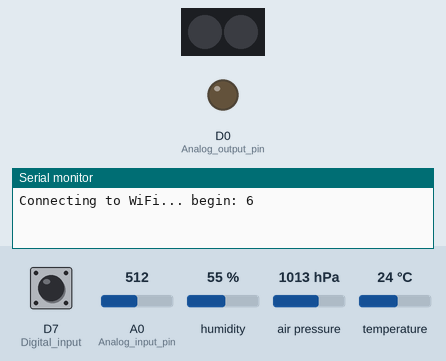
Recording of a sketch running on a simulated ESP8266 (NodeMCU). Shown: 2 RGB LEDs in strip order, left to right, output pins drawn as LEDs (lit = HIGH), the last lines printed to the serial monitor. Inputs (shaded band) come from the test bench; at power-on: D7 (Digital_input) HIGH, A0 (Analog_input_pin) = 512, humidity 55 %, air pressure 1013 hPa, temperature 24 °C. Dim RGB values are drawn brighter than linear; WiFi joins after 1.5 s; servers stay silent unless stated; no MQTT or app messages arrive unless stated.

Above: at 0.1 s.
At 3.2 s:
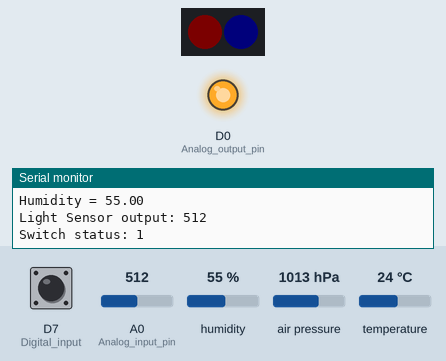
3.3 s: D7 (Digital_input) pulled LOW for 2.35 s
At 4.4 s:
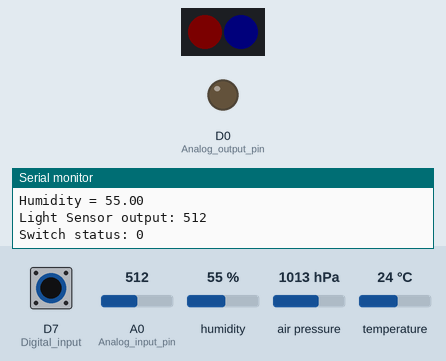
Timing chart, 0 to 7.6 s (numbered marks = the images above; inputs shaded):
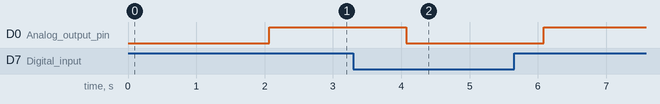

Measured:
- after the input at 3.3 s, D0 (Analog_output_pin): HIGH → LOW after 0.77 s, → HIGH 2.0 s later

The sketch:

fortithing.ino
```cpp
#include "FortiThing.h"

const char* ssid = "XXXXXXXXXXXX";
const char* password =  "XXXXXXXXXXXX";
const char* mqttServer = "m23.cloudmqtt.com";
const int mqttPort = 12012;
const char* mqttUser = "XXXXXXXXXXX";
const char* mqttPassword = "XXXXXXXXXX";

FortiThing* ftt = new FortiThing();

void setup() {

  Serial.begin(115200);

  ftt->setWifiSSID(ssid);
  ftt->setWifiPassword(password);
  ftt->connectWifi();

  ftt->setMqttServer(mqttServer, mqttPort);
  ftt->setMqttUserPassword(mqttUser, mqttPassword);
}

void loop() {

 float temp = ftt->readTemperature();
 ftt->publishTopic("/fortithing/temperature", temp);

 float pressure = ftt->readPressure();
 ftt->publishTopic("/fortithing/pressure", pressure);

 float humidity = ftt->readHumidity();
 ftt->publishTopic("/fortithing/humidity", humidity);

 float lightSensor = ftt->readLightSensor();
 ftt->publishTopic("/fortithing/lightsensor", lightSensor);

 bool sw_value = ftt->readSwitch();
 ftt->publishTopic("/fortithing/switch", sw_value);

 ftt->setLedRGB1(10,0,0);
 ftt->setLedRGB2(0,0,10);

 if (sw_value)
   ftt->setLed(255);
 else
   ftt->setLed(0);

 delay(2000);

}
```

FortiThing.cpp
```cpp
#include "FortiThing.h"
#include <Wire.h>

FortiThing::FortiThing():
ssid_(""),password_(""),mqttServer_(""),
mqttUser_(""),mqttPassword_(""), client_(espClient_),
bmeStarted_(false), ledsStarted_(false), mqttBrokerStarted_(false),
strip_(Adafruit_NeoPixel(2, D5))
{
  pinMode(A0, INPUT);   // Analog input pin (Light Sensor)
  pinMode(D0, OUTPUT);  // Analog output pin (LED)
  pinMode(D7, INPUT_PULLUP); // Digital input (Switch)
}

FortiThing::~FortiThing()
{
}

bool FortiThing::startBme()
{
  if (bmeStarted_) return true;
  bool status;
  Wire.begin();
  status = bme_.begin(0x76);
  if (!status)
  {
    log("Could not find a valid BME280 sensor!");
    return false;
  }
  bmeStarted_ = true;
  return true;
}

bool FortiThing::startLeds()
{
  if (ledsStarted_) return true;

  strip_.setBrightness(100);
  strip_.begin();
  strip_.show();

  ledsStarted_ = true;
  return true;
}

float FortiThing::readTemperature()
{
   if (startBme())
   {
      float temp = bme_.readTemperature();
      log("Temperature = %5.2f", temp);
      return temp;
   }
}

float FortiThing::readPressure()
{
   if (startBme())
   {
      float pressure = bme_.readPressure();
      log("Pressure = %5.2f", pressure);
      return pressure;
   }
}

float FortiThing::readHumidity()
{
   if (startBme())
   {
      float humidity = bme_.readHumidity();
      log("Humidity = %5.2f", humidity);
      return humidity;
   }
}

int FortiThing::readLightSensor()
{
  int value = analogRead(A0);
  log("Light Sensor output: %d", value);
	return value;
}

bool FortiThing::readSwitch()
{
  bool value = digitalRead(D7);
  log("Switch status: %d", value);
  return value;
}

bool FortiThing::setLed(float value)
{
  analogWrite(D0, (int) value % 256);
	return true;
}

bool FortiThing::setLedRGB1(int red, int green, int blue)
{
  if (startLeds())
  {
    strip_.setPixelColor(0, red, green, blue);
    strip_.show();
    return true;
  }

	return false;
}

bool FortiThing::setLedRGB2(int red, int green, int blue)
{
  if (startLeds())
  {
    strip_.setPixelColor(1, red, green, blue);
    strip_.show();
    return true;
  }
  return false;
}

// Wifi methods
bool FortiThing::setWifiSSID(const String& ssid)
{
	ssid_ = ssid;
	return true;
}

bool FortiThing::setWifiPassword(const String& password)
{
	password_ = password;
	return true;
}

bool FortiThing::connectWifi()
{
  wl_status_t status1 = WiFi.begin(ssid_.c_str(), password_.c_str());
  wl_status_t status2 = WL_IDLE_STATUS;

  log("Connecting to WiFi... begin: %d", status1);

  while ((status2 = WiFi.status()) != WL_CONNECTED) {
    delay(2000);
    log("Connection status: %d", status2);
  }
  log("Connected to the WiFi network: %d", WiFi.isConnected());
  log("IP: %s", WiFi.localIP().toString().c_str());
  log("Gateway: %s", WiFi.gatewayIP().toString().c_str());
  log("DNS: %s", WiFi.dnsIP().toString().c_str());

  return true;
}

// MQTT methods
bool FortiThing::setMqttServer(const String& server, const int port)
{
  mqttServer_ = server;
  mqttPort_   = port;
	return true;
}

bool FortiThing::setMqttUserPassword(const String& user, const String& password)
{
  mqttUser_     = user;
  mqttPassword_ = password;
	return true;
}

bool FortiThing::connectToMQTTBroker()
{
  if (mqttBrokerStarted_) return true;
  client_.setServer(mqttServer_.c_str(), mqttPort_);
  while (!client_.connected())
  {
    log("Connecting to MQTT broker...");
    if (!client_.connect("djerufj3843d", mqttUser_.c_str(), mqttPassword_.c_str() ))
    {
      log("Connection to MQTT broker failed with state: %d", client_.state());
      delay(2000);
    }
  }
  log("Connected to MQTT broker.");
  mqttBrokerStarted_ = true;
  return true;
}

bool FortiThing::publishTopic(const String& topic, float value)
{
  if (!connectToMQTTBroker())
     return false;

  char buff[10]="";
  sprintf(buff, "%5.2f", value);
  client_.publish(topic.c_str(), buff);
	return true;
}

bool FortiThing::publishTopic(const String& topic, bool value)
{
  if (!connectToMQTTBroker())
     return false;

  client_.publish(topic.c_str(), value ? "true" : "false");
  return true;
}

bool FortiThing::publishTopic(const String& topic, const String& value)
{
  if (!connectToMQTTBroker())
     return false;

  client_.publish(topic.c_str(), value.c_str());
  return true;
}

bool FortiThing::subscribeTopic(const char* topic, void (*func)(const char* payload))
{
  log("Topic received: %s", topic);
	return true;
}

void FortiThing::log(const char* format, ...)
{
  char buff[128]="";
  va_list argptr;
  va_start(argptr, format);
  vsnprintf(buff, 100, format, argptr);
  va_end(argptr);
  Serial.println(buff);
}
```

FortiThing.h
```cpp
//
// Created by mange on 10/03/2018.
//

#ifndef FORTITHING_FORTITHING_H
#define FORTITHING_FORTITHING_H

#include "Arduino.h"
#include <String>

#include <Adafruit_BME280.h>
#include <ESP8266WiFi.h>
#include <PubSubClient.h>
#include <Adafruit_NeoPixel.h>


class FortiThing {

public:

    FortiThing();
    virtual ~FortiThing();

    virtual float readTemperature();
    virtual float readPressure();
    virtual float readHumidity();

    virtual int readLightSensor();

    virtual bool readSwitch();

    virtual bool setLed(float);
    virtual bool setLedRGB1(int, int, int);
    virtual bool setLedRGB2(int, int, int);


    // Wifi methods
    virtual bool setWifiSSID(const String& ssid);
    virtual bool setWifiPassword(const String& password);
    virtual bool connectWifi();


    // MQTT methods
    virtual bool setMqttServer(const String& server, const int port);
    virtual bool setMqttUserPassword(const String& user, const String& password);
    virtual bool publishTopic(const String& topic, float value);
    virtual bool publishTopic(const String& topic, bool value);
    virtual bool publishTopic(const String& topic, const String& value);
    virtual bool subscribeTopic(const char* topic, void (*func)(const char* payload));

    // Log (Serial printing)
    void log(const char* str, ...);

private:

    //virtual void callback(const char* payload);

    // Initialization functions
    virtual bool startBme();
    virtual bool connectToMQTTBroker();
    virtual bool startLeds();

    // Status variables
    bool bmeStarted_;
    bool ledsStarted_;
    bool mqttBrokerStarted_;

    // Resources
    Adafruit_BME280 bme_;
    Adafruit_NeoPixel strip_;
    WiFiClient espClient_;
    PubSubClient client_;

    // Wifi and MQTT data
    String ssid_;
		String password_;
		String mqttServer_;
		String mqttUser_;
		String mqttPassword_;
    int    mqttPort_;

};

#endif //FORTITHING_FORTITHING_H
```
